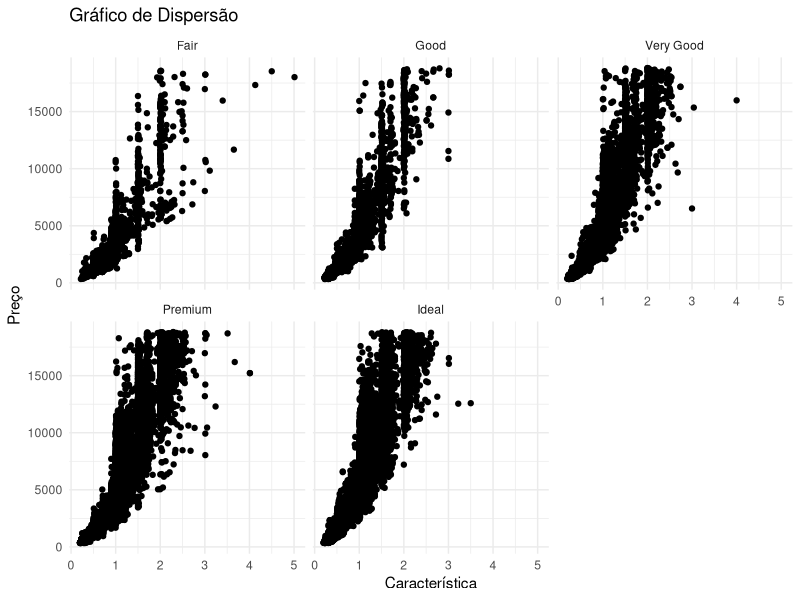

Here is the R script that generated this plot: (Note: this script raises an error after producing the figure.)

library(ggplot2)

ggplot(data=diamonds, aes(x=carat, y=price)) +
  geom_point() +
  labs(title="Gráfico de Dispersão", x="Característica", y="Preço")+
  theme_minimal() +
  facet_wrap(~cut, ncol=3) +
  ggsave("meu_grafico.png")

